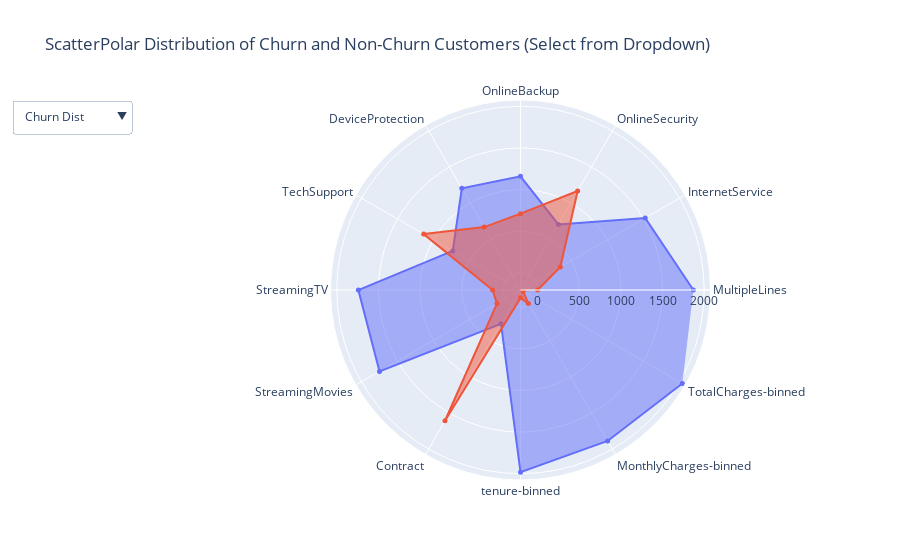

Notebook source saved alongside this figure:
### Code cell
plot_counting_distribution(3)

### Figure 1 — Plotly figure (JSON) as saved in the notebook; plotly's stock layout.template omitted (floating-point values rounded to 4 significant figures)
{"data": [{"fill": "toself", "marker": {"size": 5}, "mode": "markers+lines", "name": "Churn 1's", "r": [1870, 1523, 703, 1159, 1203, 733, 1741, 1749, 262, 1981, 1887, 2038], "theta": ["MultipleLines", "InternetService", "OnlineSecurity", "OnlineBackup", "DeviceProtection", "TechSupport", "StreamingTV", "StreamingMovies", "Contract", "tenure-binned", "MonthlyCharges-binned", "TotalCharges-binned"], "type": "scatterpolar", "visible": true}, {"fill": "toself", "marker": {"size": 5}, "mode": "markers+lines", "name": "Churn 0's", "r": [-1, 346, 1166, 710, 666, 1136, 128, 120, 1607, -112, -18, -169], "theta": ["MultipleLines", "InternetService", "OnlineSecurity", "OnlineBackup", "DeviceProtection", "TechSupport", "StreamingTV", "StreamingMovies", "Contract", "tenure-binned", "MonthlyCharges-binned", "TotalCharges-binned"], "type": "scatterpolar", "visible": true}, {"fill": "toself", "marker": {"size": 5}, "mode": "markers+lines", "name": "NoChurn 1's", "r": [4754, 4625, 4861, 5225, 5167, 4881, 5199, 5241, 4601, 4417, 5442, 5692], "theta": ["MultipleLines", "InternetService", "OnlineSecurity", "OnlineBackup", "DeviceProtection", "TechSupport", "StreamingTV", "StreamingMovies", "Contract", "tenure-binned", "MonthlyCharges-binned", "TotalCharges-binned"], "type": "scatterpolar", "visible": false}, {"fill": "toself", "marker": {"size": 5}, "mode": "markers+lines", "name": "NoChurn 0's", "r": [420, 549, 313, -51, 7, 293, -25, -67, 573, 757, -268, -518], "theta": ["MultipleLines", "InternetService", "OnlineSecurity", "OnlineBackup", "DeviceProtection", "TechSupport", "StreamingTV", "StreamingMovies", "Contract", "tenure-binned", "MonthlyCharges-binned", "TotalCharges-binned"], "type": "scatterpolar", "visible": false}], "layout": {"showlegend": false, "title": {"text": "ScatterPolar Distribution of Churn and Non-Churn Customers (Select from Dropdown)"}, "updatemenus": [{"active": 0, "buttons": [{"args": [{"visible": [true, true, false, false]}, {"title": "Customer Churn Binary Counting Distribution"}], "label": "Churn Dist", "method": "update"}, {"args": [{"visible": [false, false, true, true]}, {"title": "No Customer Churn Binary Counting Distribution"}], "label": "No-Churn Dist", "method": "update"}], "x": -0.15}]}}
